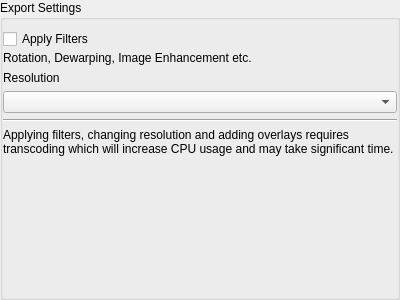
<?xml version="1.0" encoding="UTF-8"?>
<ui version="4.0">
 <class>ExportMediaSettingsWidget</class>
 <widget class="QWidget" name="ExportMediaSettingsWidget">
  <property name="geometry">
   <rect>
    <x>0</x>
    <y>0</y>
    <width>400</width>
    <height>300</height>
   </rect>
  </property>
  <layout class="QVBoxLayout" name="verticalLayout">
   <property name="leftMargin">
    <number>0</number>
   </property>
   <property name="topMargin">
    <number>0</number>
   </property>
   <property name="rightMargin">
    <number>0</number>
   </property>
   <property name="bottomMargin">
    <number>0</number>
   </property>
   <item>
    <widget class="QGroupBox" name="groupBox">
     <property name="title">
      <string>Export Settings</string>
     </property>
     <property name="flat">
      <bool>true</bool>
     </property>
     <layout class="QVBoxLayout" name="verticalLayout_4">
      <property name="leftMargin">
       <number>0</number>
      </property>
      <property name="rightMargin">
       <number>0</number>
      </property>
      <item>
       <layout class="QVBoxLayout" name="verticalLayout_3">
        <property name="spacing">
         <number>2</number>
        </property>
        <item>
         <widget class="QCheckBox" name="filtersCheckBox">
          <property name="text">
           <string>Apply Filters</string>
          </property>
         </widget>
        </item>
        <item>
         <widget class="QLabel" name="filtersLabel">
          <property name="sizePolicy">
           <sizepolicy hsizetype="Minimum" vsizetype="Fixed">
            <horstretch>0</horstretch>
            <verstretch>0</verstretch>
           </sizepolicy>
          </property>
          <property name="text">
           <string>Rotation, Dewarping, Image Enhancement etc.</string>
          </property>
         </widget>
        </item>
       </layout>
      </item>
      <item>
       <widget class="QLabel" name="resolutionLabel">
        <property name="sizePolicy">
         <sizepolicy hsizetype="Minimum" vsizetype="Fixed">
          <horstretch>0</horstretch>
          <verstretch>0</verstretch>
         </sizepolicy>
        </property>
        <property name="text">
         <string>Resolution</string>
        </property>
       </widget>
      </item>
      <item>
       <widget class="QComboBox" name="resolutionComboBox"/>
      </item>
      <item>
       <widget class="Line" name="line">
        <property name="orientation">
         <enum>Qt::Horizontal</enum>
        </property>
       </widget>
      </item>
      <item>
       <widget class="QLabel" name="warningLabel">
        <property name="text">
         <string>Applying filters, changing resolution and adding overlays requires transcoding which will increase CPU usage and may take significant time.</string>
        </property>
        <property name="wordWrap">
         <bool>true</bool>
        </property>
       </widget>
      </item>
      <item>
       <spacer name="verticalSpacer">
        <property name="orientation">
         <enum>Qt::Vertical</enum>
        </property>
        <property name="sizeHint" stdset="0">
         <size>
          <width>20</width>
          <height>138</height>
         </size>
        </property>
       </spacer>
      </item>
     </layout>
    </widget>
   </item>
  </layout>
 </widget>
 <resources/>
 <connections/>
</ui>
